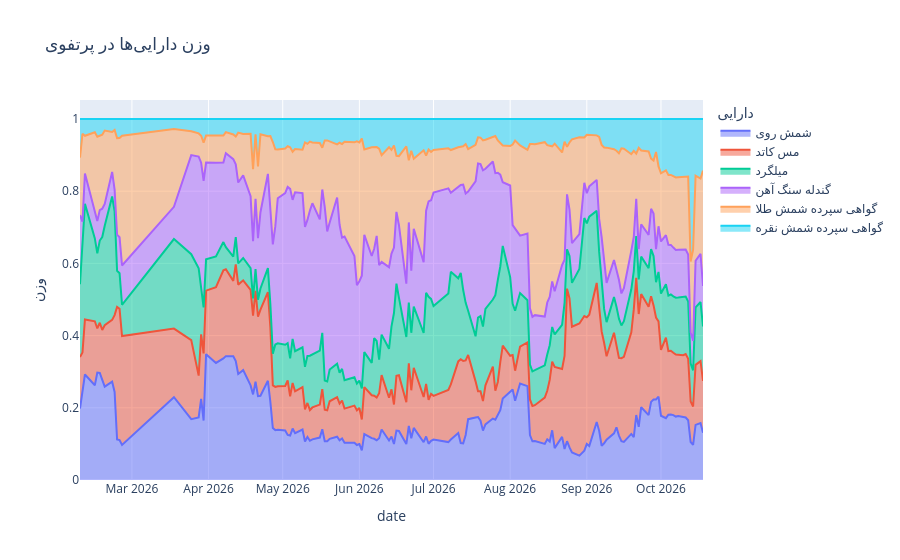
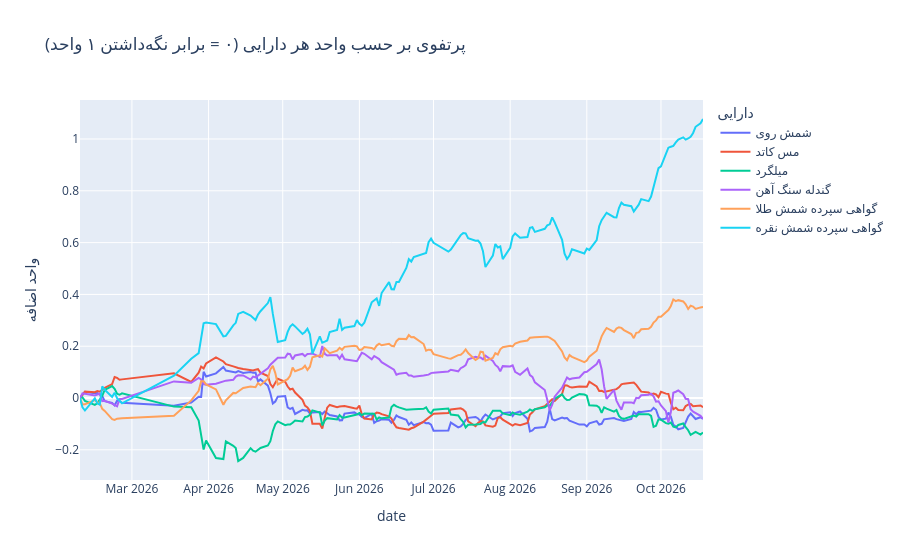
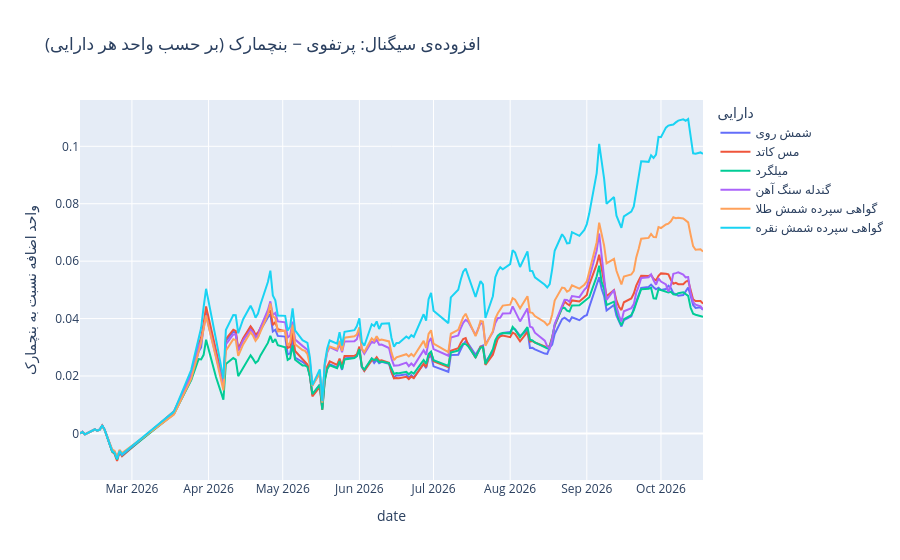

Notebook source saved alongside these figures, in order:
### Code cell
# ===================== بکتست =====================
sel = cal[cal >= t0]                                       # روزهای بکتست (از t0)
cost_rate = COST_BPS / 1e4


def backtest(w_target):
    """پرتفوی فقط از داراییها؛ هر روز به وزن هدف (با LAG روز تأخیر) بالانس میشود.
    خروجی: ارزش پرتفوی (۱ در شروع)، وزنهای اعمالشده، گردش روزانه"""
    w_ex = w_target.shift(LAG).fillna(0.0)
    turn = w_ex.diff().abs().sum(axis=1).fillna(0.0)
    ret = (w_ex * R.fillna(0.0)).sum(axis=1) - cost_rate * turn
    v = (1.0 + ret.loc[sel[1:]]).cumprod()
    v = pd.concat([pd.Series(1.0, index=[t0]), v])
    return v, w_ex, turn


V,   w_exec,  turnover   = backtest(weights_target)        # با سیگنال حباب
V_b, w_exec_b, turnover_b = backtest(base)                 # بنچمارک: همان وزن پایه بدون سیگنال

# --- بازدهی بر حسب واحد هر دارایی ---
# تعداد واحد دارایی i که ارزش پرتفوی میخرد، نسبت به شروع:  V_t × P_i(t0) / P_i(t)
# مقدار ۱ = برابر نگهداشتن ۱ واحد (با همان ارزش اولیه)؛ >۱ یعنی واحد بیشتر
def in_units(v):
    Pt = P.loc[v.index, assets]
    return Pt.rdiv(v, axis=0).mul(P.loc[t0, assets], axis=1)


units_portfolio = in_units(V)
units_benchmark = in_units(V_b)

# ===================== خلاصه =====================
years = (sel[-1] - sel[0]).days / 365.25


def max_dd(v):
    return (v / v.cummax() - 1.0).min()


summary = pd.DataFrame({
    "avg_weight": w_exec.loc[sel].mean(),
    "avg_weight_benchmark": w_exec_b.loc[sel].mean(),
    "final_units": units_portfolio.iloc[-1],                         # شروع = ۱
    "excess_units_%": (units_portfolio.iloc[-1] - 1) * 100,          # نسبت به نگهداشتن ۱ واحد این دارایی
    "final_units_benchmark": units_benchmark.iloc[-1],
    "excess_units_benchmark_%": (units_benchmark.iloc[-1] - 1) * 100,
    "signal_value_units_%": (units_portfolio.iloc[-1] - units_benchmark.iloc[-1]) * 100,   # افزودهی سیگنال نسبت به بنچمارک
    "maxdd_units_%": units_portfolio.apply(max_dd) * 100,
})
print(f"دوره: {sel[0].date()} تا {sel[-1].date()} ({years:.2f} سال) | هزینه {COST_BPS} bps | تأخیر {LAG} روز")
print(f"پرتفوی (ریال):   بازده کل {V.iloc[-1]-1:.1%} | سالانه {V.iloc[-1]**(1/years)-1:.1%} | حداکثر افت {max_dd(V):.1%}")
print(f"بنچمارک بدون سیگنال: بازده کل {V_b.iloc[-1]-1:.1%} | سالانه {V_b.iloc[-1]**(1/years)-1:.1%} | حداکثر افت {max_dd(V_b):.1%}")
print(f"میانگین گردش روزانه: {turnover.loc[sel].mean():.3f} (بنچمارک {turnover_b.loc[sel].mean():.3f})")

weights = w_exec.loc[sel]
weights.to_csv("weights.csv", encoding="utf-8-sig")
summary.to_csv("summary.csv", encoding="utf-8-sig")


def long(df, value):
    """جدول عریض (ایندکس=تاریخ) -> بلند برای plotly"""
    return df.rename_axis("date").reset_index().melt("date", var_name="دارایی", value_name=value)


def show(fig, name):
    try:
        fig.show()
    except ValueError as e:        # nbformat نصب نیست
        fig.write_html(f"{name}.html"); print(f"نمودار در {name}.html ذخیره شد:", e)


show(px.area(long(weights, "وزن"), x="date", y="وزن", color="دارایی",
             title="وزن داراییها در پرتفوی"), "weights")
show(px.line(long(units_portfolio - 1, "واحد اضافه"), x="date", y="واحد اضافه", color="دارایی",
             title="پرتفوی بر حسب واحد هر دارایی (۰ = برابر نگهداشتن ۱ واحد)"), "units_portfolio")
show(px.line(long(units_portfolio - units_benchmark, "واحد اضافه نسبت به بنچمارک"), x="date",
             y="واحد اضافه نسبت به بنچمارک", color="دارایی",
             title="افزودهی سیگنال: پرتفوی − بنچمارک (بر حسب واحد هر دارایی)"), "signal_value")
summary.round(3)

### Figure 1 — Plotly figure (JSON) as saved in the notebook; plotly's stock layout.template omitted (floating-point values rounded to 4 significant figures; data arrays with more than 128 entries replaced by an {"elided": "..."} marker saying what was removed)
{"data": [{"fillpattern": {"shape": ""}, "hovertemplate": "دارایی=شمش روی<br>date=%{x}<br>وزن=%{y}<extra></extra>", "legendgroup": "شمش روی", "line": {"color": "#636efa"}, "marker": {"symbol": "circle"}, "mode": "lines", "name": "شمش روی", "orientation": "v", "showlegend": true, "stackgroup": "1", "type": "scatter", "x": {"elided": "153 str values"}, "xaxis": "x", "y": {"elided": "153 float values"}, "yaxis": "y"}, {"fillpattern": {"shape": ""}, "hovertemplate": "دارایی=مس کاتد<br>date=%{x}<br>وزن=%{y}<extra></extra>", "legendgroup": "مس کاتد", "line": {"color": "#EF553B"}, "marker": {"symbol": "circle"}, "mode": "lines", "name": "مس کاتد", "orientation": "v", "showlegend": true, "stackgroup": "1", "type": "scatter", "x": {"elided": "153 str values"}, "xaxis": "x", "y": {"elided": "153 float values"}, "yaxis": "y"}, {"fillpattern": {"shape": ""}, "hovertemplate": "دارایی=میلگرد<br>date=%{x}<br>وزن=%{y}<extra></extra>", "legendgroup": "میلگرد", "line": {"color": "#00cc96"}, "marker": {"symbol": "circle"}, "mode": "lines", "name": "میلگرد", "orientation": "v", "showlegend": true, "stackgroup": "1", "type": "scatter", "x": {"elided": "153 str values"}, "xaxis": "x", "y": {"elided": "153 float values"}, "yaxis": "y"}, {"fillpattern": {"shape": ""}, "hovertemplate": "دارایی=گندله سنگ آهن<br>date=%{x}<br>وزن=%{y}<extra></extra>", "legendgroup": "گندله سنگ آهن", "line": {"color": "#ab63fa"}, "marker": {"symbol": "circle"}, "mode": "lines", "name": "گندله سنگ آهن", "orientation": "v", "showlegend": true, "stackgroup": "1", "type": "scatter", "x": {"elided": "153 str values"}, "xaxis": "x", "y": {"elided": "153 float values"}, "yaxis": "y"}, {"fillpattern": {"shape": ""}, "hovertemplate": "دارایی=گواهی سپرده شمش طلا<br>date=%{x}<br>وزن=%{y}<extra></extra>", "legendgroup": "گواهی سپرده شمش طلا", "line": {"color": "#FFA15A"}, "marker": {"symbol": "circle"}, "mode": "lines", "name": "گواهی سپرده شمش طلا", "orientation": "v", "showlegend": true, "stackgroup": "1", "type": "scatter", "x": {"elided": "153 str values"}, "xaxis": "x", "y": {"elided": "153 float values"}, "yaxis": "y"}, {"fillpattern": {"shape": ""}, "hovertemplate": "دارایی=گواهی سپرده شمش نقره<br>date=%{x}<br>وزن=%{y}<extra></extra>", "legendgroup": "گواهی سپرده شمش نقره", "line": {"color": "#19d3f3"}, "marker": {"symbol": "circle"}, "mode": "lines", "name": "گواهی سپرده شمش نقره", "orientation": "v", "showlegend": true, "stackgroup": "1", "type": "scatter", "x": {"elided": "153 str values"}, "xaxis": "x", "y": {"elided": "153 float values"}, "yaxis": "y"}], "layout": {"legend": {"title": {"text": "دارایی"}, "tracegroupgap": 0}, "title": {"text": "وزن داراییها در پرتفوی"}, "xaxis": {"anchor": "y", "domain": [0, 1], "title": {"text": "date"}}, "yaxis": {"anchor": "x", "domain": [0, 1], "title": {"text": "وزن"}}}}

### Figure 2 — Plotly figure (JSON) as saved in the notebook; plotly's stock layout.template omitted (floating-point values rounded to 4 significant figures; data arrays with more than 128 entries replaced by an {"elided": "..."} marker saying what was removed)
{"data": [{"hovertemplate": "دارایی=شمش روی<br>date=%{x}<br>واحد اضافه=%{y}<extra></extra>", "legendgroup": "شمش روی", "line": {"color": "#636efa", "dash": "solid"}, "marker": {"symbol": "circle"}, "mode": "lines", "name": "شمش روی", "orientation": "v", "showlegend": true, "type": "scatter", "x": {"elided": "153 str values"}, "xaxis": "x", "y": {"elided": "153 float values"}, "yaxis": "y"}, {"hovertemplate": "دارایی=مس کاتد<br>date=%{x}<br>واحد اضافه=%{y}<extra></extra>", "legendgroup": "مس کاتد", "line": {"color": "#EF553B", "dash": "solid"}, "marker": {"symbol": "circle"}, "mode": "lines", "name": "مس کاتد", "orientation": "v", "showlegend": true, "type": "scatter", "x": {"elided": "153 str values"}, "xaxis": "x", "y": {"elided": "153 float values"}, "yaxis": "y"}, {"hovertemplate": "دارایی=میلگرد<br>date=%{x}<br>واحد اضافه=%{y}<extra></extra>", "legendgroup": "میلگرد", "line": {"color": "#00cc96", "dash": "solid"}, "marker": {"symbol": "circle"}, "mode": "lines", "name": "میلگرد", "orientation": "v", "showlegend": true, "type": "scatter", "x": {"elided": "153 str values"}, "xaxis": "x", "y": {"elided": "153 float values"}, "yaxis": "y"}, {"hovertemplate": "دارایی=گندله سنگ آهن<br>date=%{x}<br>واحد اضافه=%{y}<extra></extra>", "legendgroup": "گندله سنگ آهن", "line": {"color": "#ab63fa", "dash": "solid"}, "marker": {"symbol": "circle"}, "mode": "lines", "name": "گندله سنگ آهن", "orientation": "v", "showlegend": true, "type": "scatter", "x": {"elided": "153 str values"}, "xaxis": "x", "y": {"elided": "153 float values"}, "yaxis": "y"}, {"hovertemplate": "دارایی=گواهی سپرده شمش طلا<br>date=%{x}<br>واحد اضافه=%{y}<extra></extra>", "legendgroup": "گواهی سپرده شمش طلا", "line": {"color": "#FFA15A", "dash": "solid"}, "marker": {"symbol": "circle"}, "mode": "lines", "name": "گواهی سپرده شمش طلا", "orientation": "v", "showlegend": true, "type": "scatter", "x": {"elided": "153 str values"}, "xaxis": "x", "y": {"elided": "153 float values"}, "yaxis": "y"}, {"hovertemplate": "دارایی=گواهی سپرده شمش نقره<br>date=%{x}<br>واحد اضافه=%{y}<extra></extra>", "legendgroup": "گواهی سپرده شمش نقره", "line": {"color": "#19d3f3", "dash": "solid"}, "marker": {"symbol": "circle"}, "mode": "lines", "name": "گواهی سپرده شمش نقره", "orientation": "v", "showlegend": true, "type": "scatter", "x": {"elided": "153 str values"}, "xaxis": "x", "y": {"elided": "153 float values"}, "yaxis": "y"}], "layout": {"legend": {"title": {"text": "دارایی"}, "tracegroupgap": 0}, "title": {"text": "پرتفوی بر حسب واحد هر دارایی (۰ = برابر نگهداشتن ۱ واحد)"}, "xaxis": {"anchor": "y", "domain": [0, 1], "title": {"text": "date"}}, "yaxis": {"anchor": "x", "domain": [0, 1], "title": {"text": "واحد اضافه"}}}}

### Figure 3 — Plotly figure (JSON) as saved in the notebook; plotly's stock layout.template omitted (floating-point values rounded to 4 significant figures; data arrays with more than 128 entries replaced by an {"elided": "..."} marker saying what was removed)
{"data": [{"hovertemplate": "دارایی=شمش روی<br>date=%{x}<br>واحد اضافه نسبت به بنچمارک=%{y}<extra></extra>", "legendgroup": "شمش روی", "line": {"color": "#636efa", "dash": "solid"}, "marker": {"symbol": "circle"}, "mode": "lines", "name": "شمش روی", "orientation": "v", "showlegend": true, "type": "scatter", "x": {"elided": "153 str values"}, "xaxis": "x", "y": {"elided": "153 float values"}, "yaxis": "y"}, {"hovertemplate": "دارایی=مس کاتد<br>date=%{x}<br>واحد اضافه نسبت به بنچمارک=%{y}<extra></extra>", "legendgroup": "مس کاتد", "line": {"color": "#EF553B", "dash": "solid"}, "marker": {"symbol": "circle"}, "mode": "lines", "name": "مس کاتد", "orientation": "v", "showlegend": true, "type": "scatter", "x": {"elided": "153 str values"}, "xaxis": "x", "y": {"elided": "153 float values"}, "yaxis": "y"}, {"hovertemplate": "دارایی=میلگرد<br>date=%{x}<br>واحد اضافه نسبت به بنچمارک=%{y}<extra></extra>", "legendgroup": "میلگرد", "line": {"color": "#00cc96", "dash": "solid"}, "marker": {"symbol": "circle"}, "mode": "lines", "name": "میلگرد", "orientation": "v", "showlegend": true, "type": "scatter", "x": {"elided": "153 str values"}, "xaxis": "x", "y": {"elided": "153 float values"}, "yaxis": "y"}, {"hovertemplate": "دارایی=گندله سنگ آهن<br>date=%{x}<br>واحد اضافه نسبت به بنچمارک=%{y}<extra></extra>", "legendgroup": "گندله سنگ آهن", "line": {"color": "#ab63fa", "dash": "solid"}, "marker": {"symbol": "circle"}, "mode": "lines", "name": "گندله سنگ آهن", "orientation": "v", "showlegend": true, "type": "scatter", "x": {"elided": "153 str values"}, "xaxis": "x", "y": {"elided": "153 float values"}, "yaxis": "y"}, {"hovertemplate": "دارایی=گواهی سپرده شمش طلا<br>date=%{x}<br>واحد اضافه نسبت به بنچمارک=%{y}<extra></extra>", "legendgroup": "گواهی سپرده شمش طلا", "line": {"color": "#FFA15A", "dash": "solid"}, "marker": {"symbol": "circle"}, "mode": "lines", "name": "گواهی سپرده شمش طلا", "orientation": "v", "showlegend": true, "type": "scatter", "x": {"elided": "153 str values"}, "xaxis": "x", "y": {"elided": "153 float values"}, "yaxis": "y"}, {"hovertemplate": "دارایی=گواهی سپرده شمش نقره<br>date=%{x}<br>واحد اضافه نسبت به بنچمارک=%{y}<extra></extra>", "legendgroup": "گواهی سپرده شمش نقره", "line": {"color": "#19d3f3", "dash": "solid"}, "marker": {"symbol": "circle"}, "mode": "lines", "name": "گواهی سپرده شمش نقره", "orientation": "v", "showlegend": true, "type": "scatter", "x": {"elided": "153 str values"}, "xaxis": "x", "y": {"elided": "153 float values"}, "yaxis": "y"}], "layout": {"legend": {"title": {"text": "دارایی"}, "tracegroupgap": 0}, "title": {"text": "افزودهی سیگنال: پرتفوی − بنچمارک (بر حسب واحد هر دارایی)"}, "xaxis": {"anchor": "y", "domain": [0, 1], "title": {"text": "date"}}, "yaxis": {"anchor": "x", "domain": [0, 1], "title": {"text": "واحد اضافه نسبت به بنچمارک"}}}}
